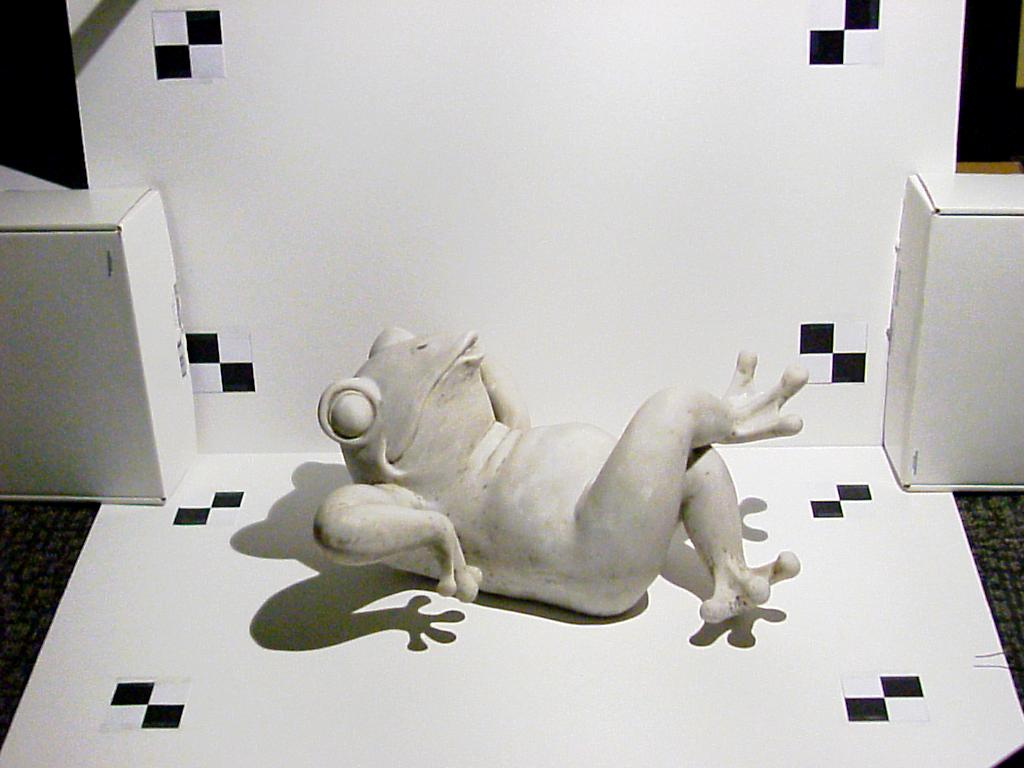
#> input picture assignments/assgn6/data/frog/000021.jpg, 1024 x 768 px; its folder holds 4 pictures in this run
$ python video_processing.py
#> lines starting #> are read from the running program, lines starting #| are printed output that depends on the picture
### assignments/assgn6/src/utils.py
import cv2
import matplotlib.pyplot as plt
import open3d as o3d

def read_img(img_path):
    img = cv2.imread(img_path, cv2.IMREAD_UNCHANGED)
    img = cv2.cvtColor(img, cv2.COLOR_BGR2RGB)
    return img


def bgr2gray(img):
    gray = cv2.cvtColor(img, cv2.COLOR_BGR2GRAY)
    return gray


# [23 lines left out: functions show_img, visualize_PCD, not called in this run]


### assignments/assgn6/src/video_processing.py
"""
Per-frame shadow edge estimation
"""

import os
import glob
import numpy as np
from utils import read_img, bgr2gray, show_img
import matplotlib.pyplot as plt
from tqdm import tqdm


def load_images():
    # load the images
    frog_dir = os.path.join("..", "data", "frog")
    frog_image_paths = sorted(glob.glob(os.path.join(frog_dir, "*.jpg")))
    h, w = read_img(frog_image_paths[0]).shape[:2]
#> in read_img, img is the input picture: shape (768, 1024, 3); mean B, G, R 178.8, 182, 183.5
    frog_images = [read_img(path) for path in frog_image_paths]
    frog_gray_images = [bgr2gray(img) for img in frog_images]
    frog_gray_images = np.stack(frog_gray_images, axis=0).astype(np.float32)
    return frog_images, frog_gray_images


def max_img(img):
    # find the maximum intensity image
    max_img = np.max(img, axis=0)
    return max_img


def min_img(img):
    # find the minimum intensity image
    min_img = np.min(img, axis=0)
    return min_img


def difference_image(I, I_shadow):
    # compute the difference image
    diff_img = I - I_shadow
    return diff_img


def shadow_image(I_max, I_min):
    # compute the shadow image
    shadow_img = (I_max + I_min) / 2
    return shadow_img


# [62 lines left out: functions estimate_per_frame_zero_crossings_vertical, estimate_per_frame_zero_crossings_horizontal, estimate_per_frame_shadow_edge, overlay_shadow_edge, display_zero_crossings, not called in this run]


def main():
    frog_images, frog_gray_images = load_images()
#> in load_images, `h, w = read_img(frog_image_paths[0]).shape[:2]`: h = 768; w = 1024
#> call 3 of read_img, with img_path = '../data/frog/000023.jpg'
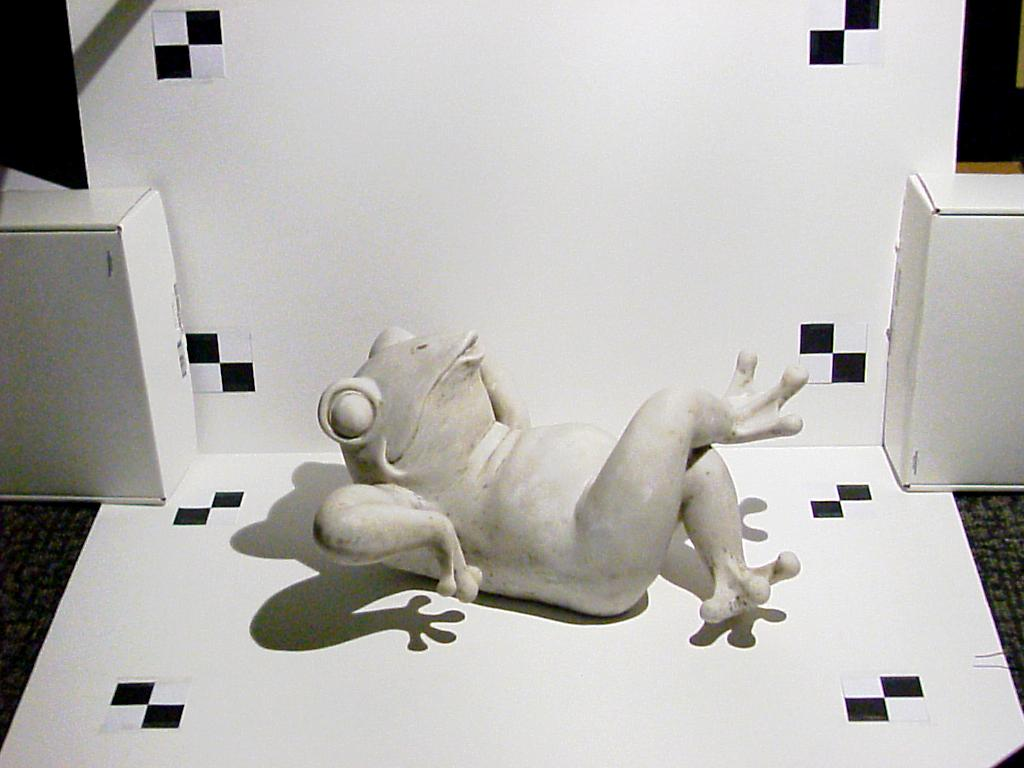
#> input picture assignments/assgn6/data/frog/000023.jpg, 1024 x 768 px
#> in read_img, img is the input picture: shape (768, 1024, 3); mean B, G, R 178.7, 181.8, 183.3
#> call 4 of read_img, with img_path = '../data/frog/000034.jpg'
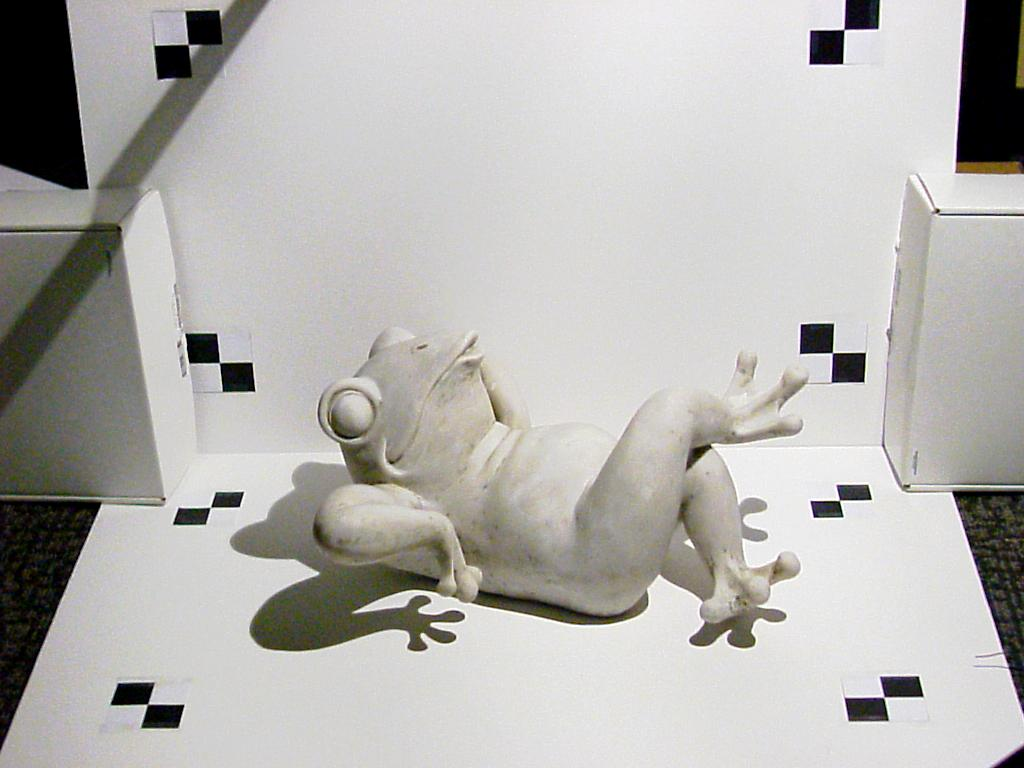
#> input picture assignments/assgn6/data/frog/000034.jpg, 1024 x 768 px
#> in read_img, img is the input picture: shape (768, 1024, 3); mean B, G, R 176.9, 180.2, 181.7
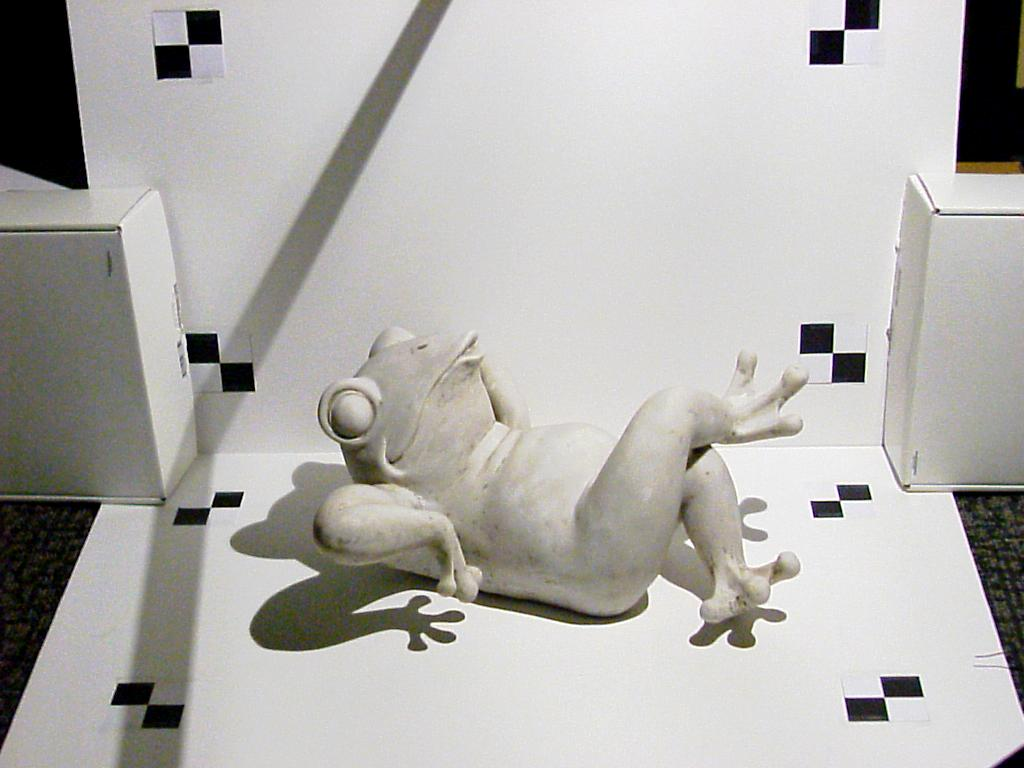
#> input picture assignments/assgn6/data/frog/000055.jpg, 1024 x 768 px
#> in read_img, img is the input picture: shape (768, 1024, 3); mean B, G, R 173.6, 177, 178.6
#> in load_images, `frog_images = [read_img(path) for path in frog_image_paths]`: frog_images = 4 items
#> frog_images = 4 items
    # find the maximum intensity image
    I_max = max_img(frog_gray_images)
    # find the minimum intensity image
    I_min = min_img(frog_gray_images)
#> in min_img, `min_img = np.min(img, axis=0)`:
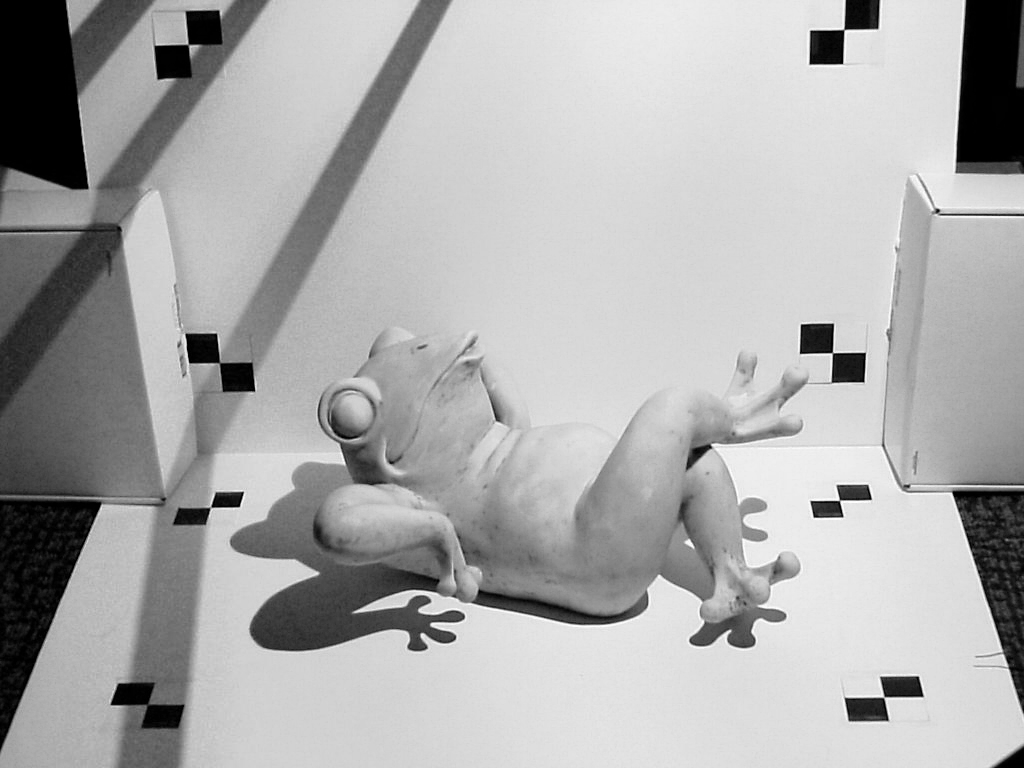
#> min_img: shape (768, 1024) float32; min 0, max 254, mean 172.1
    # compute the shadow image
    I_shadow = shadow_image(I_max, I_min)
#> in shadow_image, `shadow_img = (I_max + I_min) / 2`:
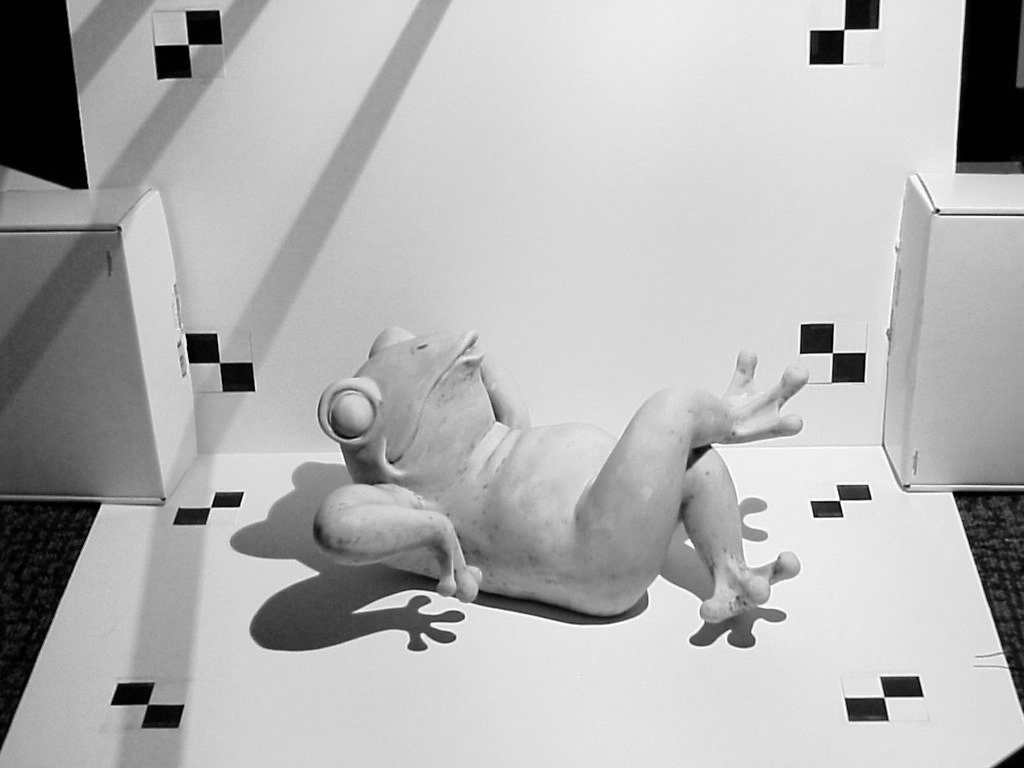
#> shadow_img: shape (768, 1024) float32; min 0, max 254.5, mean 178
    # compute the difference image
    diff_img = difference_image(frog_gray_images, I_shadow)

    edges_vertical = []
    edges_horizontal = []
    begin = 60
    end = 135

    for i in tqdm(range(begin, end), desc="Processing"):
        # find the zeros crossing from negative to positive
        zero_crossings = estimate_per_frame_zero_crossings_vertical(diff_img[i])
        # find the shadow edge
        edges_vertical.append(estimate_per_frame_shadow_edge(zero_crossings))

        # find the zeros crossing from negative to positive
        zero_crossings = estimate_per_frame_zero_crossings_horizontal(diff_img[i])
        # find the shadow edge
        edges_horizontal.append(estimate_per_frame_shadow_edge(zero_crossings))
#> after the loop, edges_horizontal = []; edges_vertical = []

    edges_vertical = np.vstack(edges_vertical)
    edges_horizontal = np.vstack(edges_horizontal)

    return edges_vertical, edges_horizontal


# [25 lines left out: function shadow_time, not called in this run]


if __name__ == "__main__":

#> (the run stopped early here; a loop or call above may not have finished)
